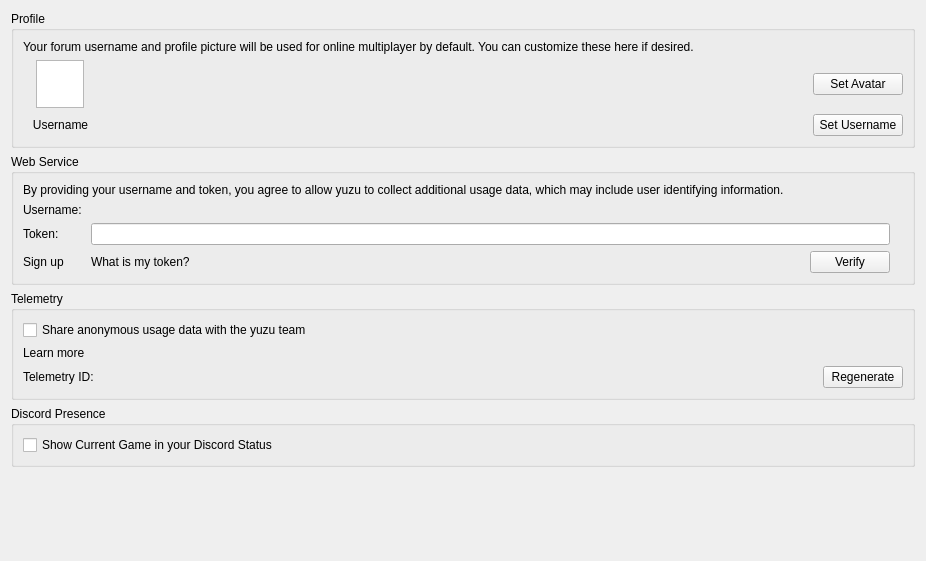
<?xml version="1.0" encoding="UTF-8"?>
<ui version="4.0">
 <class>ConfigureOnline</class>
 <widget class="QWidget" name="ConfigureOnline">
  <property name="geometry">
   <rect>
    <x>0</x>
    <y>0</y>
    <width>926</width>
    <height>561</height>
   </rect>
  </property>
  <property name="windowTitle">
   <string>Form</string>
  </property>
  <layout class="QGridLayout" name="gridLayout_2">
   <item row="0" column="0">
    <layout class="QVBoxLayout" name="verticalLayout_3">
     <item>
      <widget class="QGroupBox" name="groupBoxProfile">
       <property name="title">
        <string>Profile</string>
       </property>
       <layout class="QVBoxLayout" name="verticalLayout_4">
        <item>
         <widget class="QLabel" name="label_forum_disclaimer">
          <property name="text">
           <string>Your forum username and profile picture will be used for online multiplayer by default. You can customize these here if desired.</string>
          </property>
          <property name="wordWrap">
           <bool>true</bool>
          </property>
         </widget>
        </item>
        <item>
         <layout class="QGridLayout" name="gridLayoutOnlineUserSettings">
          <item row="2" column="0">
           <widget class="QLabel" name="label_online_username">
            <property name="sizePolicy">
             <sizepolicy hsizetype="Preferred" vsizetype="Minimum">
              <horstretch>0</horstretch>
              <verstretch>0</verstretch>
             </sizepolicy>
            </property>
            <property name="minimumSize">
             <size>
              <width>75</width>
              <height>0</height>
             </size>
            </property>
            <property name="text">
             <string>Username</string>
            </property>
            <property name="alignment">
             <set>Qt::AlignCenter</set>
            </property>
           </widget>
          </item>
          <item row="1" column="2">
           <widget class="QPushButton" name="button_set_avatar">
            <property name="enabled">
             <bool>true</bool>
            </property>
            <property name="minimumSize">
             <size>
              <width>90</width>
              <height>0</height>
             </size>
            </property>
            <property name="text">
             <string>Set Avatar</string>
            </property>
           </widget>
          </item>
          <item row="1" column="0" alignment="Qt::AlignHCenter">
           <widget class="QGraphicsView" name="online_profile_image">
            <property name="minimumSize">
             <size>
              <width>48</width>
              <height>48</height>
             </size>
            </property>
            <property name="maximumSize">
             <size>
              <width>48</width>
              <height>48</height>
             </size>
            </property>
            <property name="focusPolicy">
             <enum>Qt::NoFocus</enum>
            </property>
            <property name="verticalScrollBarPolicy">
             <enum>Qt::ScrollBarAlwaysOff</enum>
            </property>
            <property name="horizontalScrollBarPolicy">
             <enum>Qt::ScrollBarAlwaysOff</enum>
            </property>
            <property name="interactive">
             <bool>false</bool>
            </property>
           </widget>
          </item>
          <item row="2" column="2">
           <widget class="QPushButton" name="button_set_username">
            <property name="minimumSize">
             <size>
              <width>90</width>
              <height>0</height>
             </size>
            </property>
            <property name="text">
             <string>Set Username</string>
            </property>
           </widget>
          </item>
          <item row="1" column="1">
           <spacer name="horizontalSpacer_2">
            <property name="orientation">
             <enum>Qt::Horizontal</enum>
            </property>
            <property name="sizeHint" stdset="0">
             <size>
              <width>40</width>
              <height>20</height>
             </size>
            </property>
           </spacer>
          </item>
         </layout>
        </item>
       </layout>
      </widget>
     </item>
     <item>
      <widget class="QGroupBox" name="groupBoxWebConfig">
       <property name="title">
        <string>Web Service</string>
       </property>
       <layout class="QVBoxLayout" name="verticalLayoutYuzuWebService">
        <item>
         <widget class="QLabel" name="web_credentials_disclaimer">
          <property name="text">
           <string>By providing your username and token, you agree to allow yuzu to collect additional usage data, which may include user identifying information.</string>
          </property>
         </widget>
        </item>
        <item>
         <layout class="QGridLayout" name="gridLayoutYuzuUsername">
          <item row="2" column="3">
           <widget class="QPushButton" name="button_verify_login">
            <property name="sizePolicy">
             <sizepolicy hsizetype="Fixed" vsizetype="Fixed">
              <horstretch>0</horstretch>
              <verstretch>0</verstretch>
             </sizepolicy>
            </property>
            <property name="layoutDirection">
             <enum>Qt::RightToLeft</enum>
            </property>
            <property name="text">
             <string>Verify</string>
            </property>
           </widget>
          </item>
          <item row="2" column="0">
           <widget class="QLabel" name="web_signup_link">
            <property name="text">
             <string>Sign up</string>
            </property>
           </widget>
          </item>
          <item row="0" column="1" colspan="3">
           <widget class="QLabel" name="username"/>
          </item>
          <item row="1" column="0">
           <widget class="QLabel" name="label_token">
            <property name="text">
             <string>Token: </string>
            </property>
           </widget>
          </item>
          <item row="1" column="4">
           <widget class="QLabel" name="label_token_verified"/>
          </item>
          <item row="0" column="0">
           <widget class="QLabel" name="label_username">
            <property name="text">
             <string>Username: </string>
            </property>
           </widget>
          </item>
          <item row="1" column="1" colspan="3">
           <widget class="QLineEdit" name="edit_token">
            <property name="maxLength">
             <number>80</number>
            </property>
            <property name="echoMode">
             <enum>QLineEdit::Password</enum>
            </property>
           </widget>
          </item>
          <item row="2" column="1">
           <widget class="QLabel" name="web_token_info_link">
            <property name="text">
             <string>What is my token?</string>
            </property>
           </widget>
          </item>
          <item row="2" column="2">
           <spacer name="horizontalSpacer">
            <property name="orientation">
             <enum>Qt::Horizontal</enum>
            </property>
            <property name="sizeHint" stdset="0">
             <size>
              <width>40</width>
              <height>20</height>
             </size>
            </property>
           </spacer>
          </item>
         </layout>
        </item>
       </layout>
      </widget>
     </item>
     <item>
      <widget class="QGroupBox" name="groupBox">
       <property name="title">
        <string>Telemetry</string>
       </property>
       <layout class="QVBoxLayout" name="verticalLayout_2">
        <item>
         <widget class="QCheckBox" name="toggle_telemetry">
          <property name="text">
           <string>Share anonymous usage data with the yuzu team</string>
          </property>
         </widget>
        </item>
        <item>
         <widget class="QLabel" name="telemetry_learn_more">
          <property name="text">
           <string>Learn more</string>
          </property>
         </widget>
        </item>
        <item>
         <layout class="QGridLayout" name="gridLayoutTelemetryId">
          <item row="0" column="0">
           <widget class="QLabel" name="label_telemetry_id">
            <property name="text">
             <string>Telemetry ID:</string>
            </property>
           </widget>
          </item>
          <item row="0" column="1">
           <widget class="QPushButton" name="button_regenerate_telemetry_id">
            <property name="sizePolicy">
             <sizepolicy hsizetype="Fixed" vsizetype="Fixed">
              <horstretch>0</horstretch>
              <verstretch>0</verstretch>
             </sizepolicy>
            </property>
            <property name="layoutDirection">
             <enum>Qt::RightToLeft</enum>
            </property>
            <property name="text">
             <string>Regenerate</string>
            </property>
           </widget>
          </item>
         </layout>
        </item>
       </layout>
      </widget>
     </item>
    </layout>
   </item>
   <item row="2" column="0">
    <spacer name="verticalSpacer">
     <property name="orientation">
      <enum>Qt::Vertical</enum>
     </property>
     <property name="sizeHint" stdset="0">
      <size>
       <width>20</width>
       <height>40</height>
      </size>
     </property>
    </spacer>
   </item>
   <item row="1" column="0">
    <widget class="QGroupBox" name="discord_group">
     <property name="title">
      <string>Discord Presence</string>
     </property>
     <layout class="QVBoxLayout" name="verticalLayout_21">
      <item>
       <widget class="QCheckBox" name="toggle_discordrpc">
        <property name="text">
         <string>Show Current Game in your Discord Status</string>
        </property>
       </widget>
      </item>
     </layout>
    </widget>
   </item>
  </layout>
 </widget>
 <tabstops>
  <tabstop>button_set_avatar</tabstop>
  <tabstop>button_set_username</tabstop>
  <tabstop>edit_token</tabstop>
  <tabstop>button_verify_login</tabstop>
  <tabstop>toggle_telemetry</tabstop>
  <tabstop>button_regenerate_telemetry_id</tabstop>
  <tabstop>toggle_discordrpc</tabstop>
 </tabstops>
 <resources/>
 <connections/>
</ui>
